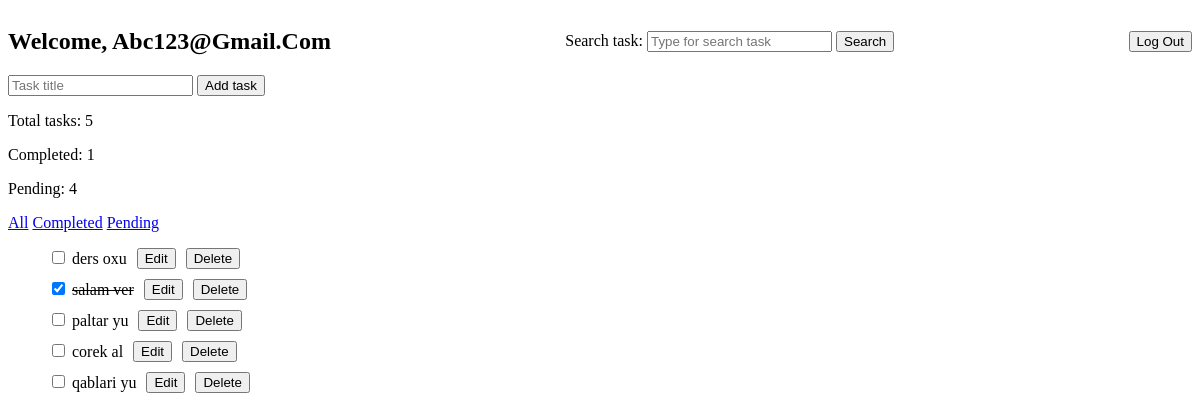
Page /welcome?search=&filter= (signed in) on the committed database.
### ToDoAPI/models.py (models this page shows, shortened)
class Todo(models.Model):
    user = models.ForeignKey(User, on_delete=models.CASCADE)
    title = models.CharField(max_length=255)
    completed = models.BooleanField(default=False)
    created_at = models.DateTimeField(auto_now_add=True)

### ToDoAPI/views.py (the view)
# urls.py: path('welcome', views.welcome, name='welcome'),
@login_required
def welcome(request):
    if request.method == "POST":
        title = request.POST.get("title")
        title = title.strip()
        if title:
            Todo.objects.create(user=request.user, title=title)
        return redirect('/welcome')
    todos = Todo.objects.filter(user=request.user).order_by('-created_at')
    search = request.GET.get("search")
    if search:
        search = search.strip()
        todos = todos.filter(title__icontains=search)
    else:
        search=""
    filter_type = request.GET.get("filter", "")
    if filter_type:
        if filter_type == "pending":
            todos = todos.filter(completed=False)
        elif filter_type == "completed":
            todos = todos.filter(completed=True)
    total = todos.count()
    c_count = todos.filter(completed=True).count()
    u_count = todos.filter(completed=False).count()
    return render(request, 'ToDoAPI/welcome.html', {"todos" : todos, "total" : total, "completed" : c_count, "uncompleted" : u_count, "search" : search, "filter_type" : filter_type})

### ToDoAPI/templates/ToDoAPI/welcome.html (shortened to what this page needs)
<!DOCTYPE html>
<html lang="en">
<head>
    {% load static %}
    <link rel="stylesheet" href="{% static 'ToDoAPI/style2.css' %}">
</head>
<body>
    <nav>
        <h1>Welcome, {{ request.user.username|title }}</h1>
        <div>
            <form method="GET">
                <label>Search task:</label>
                <input type="text" name="search" placeholder="Type for search task" value="{{ search }}">
                <button type="submit">Search</button>
            </form>
        </div>
        <a href="{% url 'logout' %}">
            <button>Log Out</button>
        </a>
    </nav>
    <form method="post">
        <input type="text" name="title" required placeholder="Task title">
        <button type="submit">Add task</button>
    </form>
    <p>Total tasks: {{ total }}</p>
    <p>Completed: {{ completed }}</p>
    <p>Pending: {{ uncompleted }}</p>
    <div class="filter-btn">
        <form method="GET">
            <a href="{% url 'welcome' %}?filter=all&search={{ search }}">All</a>
            <a href="{% url 'welcome' %}?filter=completed&search={{ search }}">Completed</a>
            <a href="{% url 'welcome' %}?filter=pending&search={{ search }}">Pending</a>
        </form>
    </div>
    <ul>
        {% for todo in todos %}
        {% if todo.id == editing_id %}
            <li id="todo-{{ todo.id }}">
                <form method="post" action="{% url 'edit' todo.id %}">
                    {% csrf_token %}
                    <input type="hidden" name="next" value="/welcome?search={{ search }}&filter={{ filter_type }}">
                    <input value="{{ todo.title }}" name="new_todo" required>
                    <button type="submit">Save</button>
                </form>
                <a href="{% url 'welcome' %}?search={{ search }}&filter={{ filter_type }}">
                    <button>Cancel</button>
                </a>
            </li>
        {% else%}
        <li id="todo-{{ todo.id }}">
            <form method="post" action="{% url 'toggle' todo.id %}">
                <input type="checkbox" name="completed" onchange="this.form.submit();"
                {% if todo.completed %}
                checked
                {% endif %}>
                <span
                {% if todo.completed %}
                style="text-decoration: line-through;"
                {% endif %}>
                    {{ todo.title }}
                </span>
            </form>
            <a href="{% url 'edit' todo.id %}?search={{ search }}&filter={{ filter_type }}">
                <button>Edit</button>
            </a>
            <form method="post" action="{% url 'delete' todo.id %}">
                <button type="submit" name="delete">Delete</button>
            </form>
        </li>
        {% endif %}
        {% endfor %}
    </ul>
</body>
</html>

### ToDoAPI/static/ToDoAPI/style2.css (style rules this page uses)
nav { display: flex; justify-content: space-between; align-items: center; }
li { list-style: none; display: flex; align-items: center; gap: 10px; }
ul { display: flex; flex-direction: column; gap: 10px; }

### rows in the picture
Todo: title "ders oxu"
Todo: completed "☑", title "salam ver"
Todo: title "paltar yu"
Todo: title "corek al"
Todo: title "qablari yu"

### other values in the picture
{{ request.user.username|title }} "Abc123@Gmail.Com"
{{ total }} "5"
{{ completed }} "1"
{{ uncompleted }} "4"
